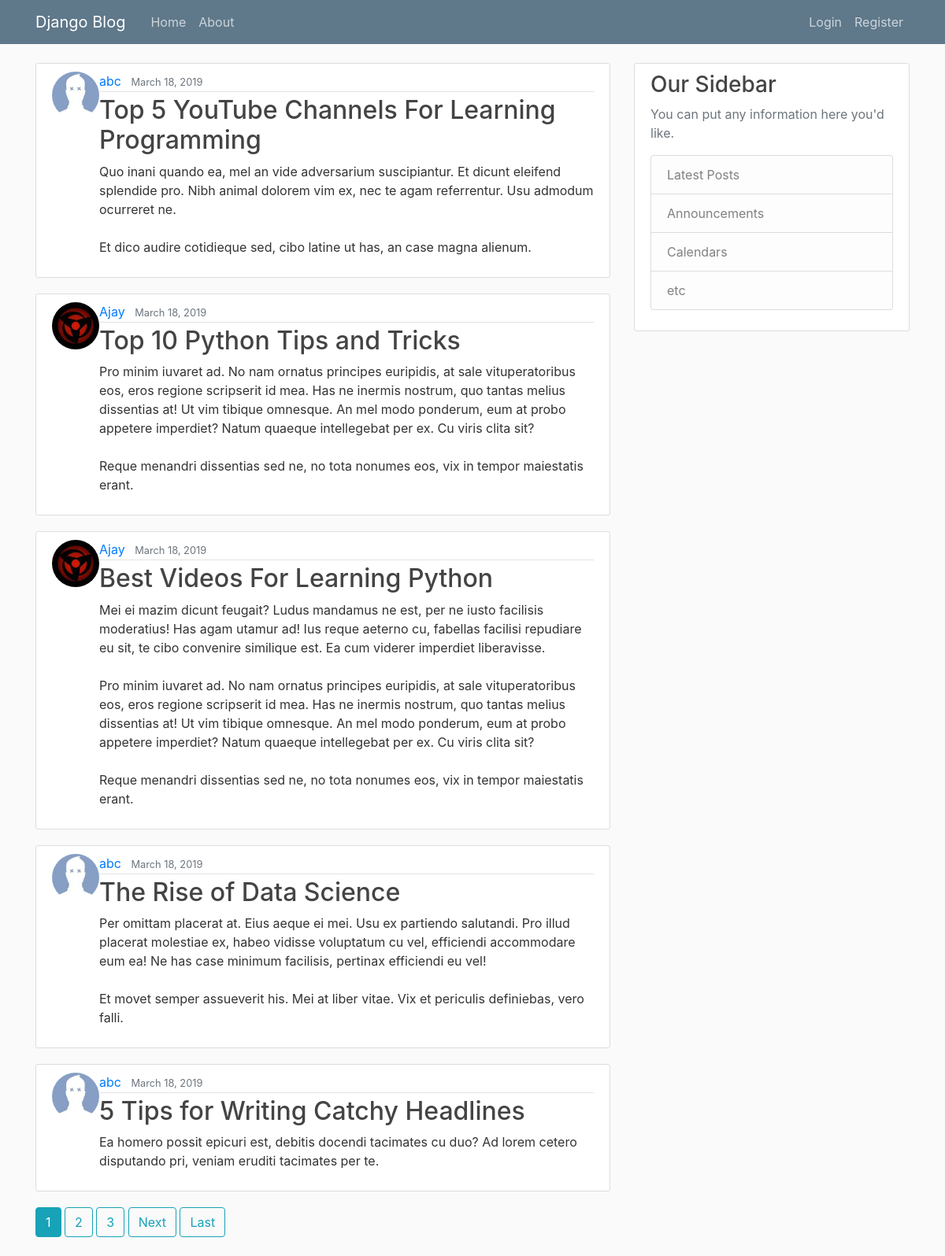
The page / on the database its author committed.
### blog/models.py (models this page shows, shortened)
class Posts(models.Model):
	title       = models.CharField(max_length=100)
	content     = models.TextField()
	author      = models.ForeignKey(User, on_delete=models.CASCADE)
	date_posted = models.DateTimeField(default=timezone.now)

### users/models.py (models this page shows, shortened)
class Profile(models.Model):
	user = models.OneToOneField(User, on_delete=models.CASCADE)
	image = models.ImageField(default='default.jpg', upload_to='profile_pics')

### blog/views.py (the view)
# urls.py: path('', PostListView.as_view(), name='blog-home'),
class PostListView(ListView):
	model = Posts
	template_name = 'blog/home.html'   # <app>/<model_name>_<view_type>.html
	context_object_name = 'posts'      # default : object_list
	ordering = ['-date_posted']
	paginate_by = 5

### blog/templates/blog/home.html (shortened to what this page needs)
{% extends 'blog/base.html' %}
{% block content %}
{% for post in posts %}
<article class="media content-section">
	<img class="rounded-circle article-image"
	     src="{{post.author.profile.image.url }}"
	     width="60" height="60">
  <div class="media-body">
    <div class="article-metadata">
      <a class="mr-2" href="{% url 'user-posts' post.author.username %}">
      {{ post.author }}</a>
      <small class="text-muted">{{ post.date_posted | date:"F d, Y" }}</small>
    </div>
    <h2><a class="article-title" href="{% url 'post-detail' post.id %}">{{ post.title }}</a></h2>
    <p class="article-content">{{ post.content }}</p>
  </div>
</article>
{% endfor %}
{% if is_paginated %}
      {% for num in page_obj.paginator.page_range %}
        {% if page_obj.number == num %}
          <a class="btn btn-info mb-4" href="?page={{ num }}">{{ num }}</a>
        {% elif num > page_obj.number|add:'-3' and num < page_obj.number|add:'3' %}
          <a class="btn btn-outline-info mb-4" href="?page={{ num }}">{{ num }}</a>
        {% endif %}
      {% endfor %}
      {% if page_obj.has_next %}
        <a class="btn btn-outline-info mb-4" href="?page={{ page_obj.next_page_number }}">Next</a>
        <a class="btn btn-outline-info mb-4" href="?page={{ page_obj.paginator.num_pages }}">Last</a>
      {% endif %}
    {% endif %}
{% endblock content %}

### blog/templates/blog/base.html (shortened to what this page needs)
{% load static %}
<!DOCTYPE html>
<html>
<head>
    <link rel="stylesheet" href="https://maxcdn.bootstrapcdn.com/bootstrap/4.0.0/css/bootstrap.min.css">
    <link rel="stylesheet" type="text/css" href="{% static 'blog/main.css' %}">
</head>
<body>
    <header class="site-header">
      <nav class="navbar navbar-expand-md navbar-dark bg-steel fixed-top">
        <div class="container">
          <a class="navbar-brand mr-4" href="{% url 'blog-home' %}">Django Blog</a>
          <div class="collapse navbar-collapse" id="navbarToggle">
            <div class="navbar-nav mr-auto">
              <a class="nav-item nav-link" href="{% url 'blog-home' %}">Home</a>
              <a class="nav-item nav-link" href="{% url 'blog-about' %}">About</a>
            </div>
            <div class="navbar-nav">
              {% if user.is_authenticated %}
                <a class="nav-item nav-link" href="{% url 'post-create' %}">New Post</a>
                <a class="nav-item nav-link" href="{% url 'profile' %}">Profile</a>
                <a class="nav-item nav-link" href="{% url 'logout' %}">Logout</a>
              {% else %}
                <a class="nav-item nav-link" href="{% url 'login' %}">Login</a>
                <a class="nav-item nav-link" href="{% url 'register' %}">Register</a>
              {% endif %}
            </div>
          </div>
        </div>
      </nav>
    </header>
    <main role="main" class="container">
      <div class="row">
        <div class="col-md-8">
          {% block content %}{% endblock %}
        </div>
        <div class="col-md-4">
          <div class="content-section">
            <h3>Our Sidebar</h3>
            <p class='text-muted'>You can put any information here you'd like.
              <ul class="list-group">
                <li class="list-group-item list-group-item-light">Latest Posts</li>
                <li class="list-group-item list-group-item-light">Announcements</li>
                <li class="list-group-item list-group-item-light">Calendars</li>
                <li class="list-group-item list-group-item-light">etc</li>
              </ul>
            </p>
          </div>
        </div>
      </div>
    </main>
</body>
</html>

### blog/static/blog/main.css (style rules this page uses)
body { background: #fafafa; color: #333333; margin-top: 5rem; }
h1, h2, h3, h4, h5, h6 { color: #444444; }
ul { margin: 0; }
.bg-steel { background-color: #5f788a; }
.site-header .navbar-nav .nav-link { color: #cbd5db; }
.content-section { background: #ffffff; padding: 10px 20px; border: 1px solid #dddddd; border-radius: 3px; margin-bottom: 20px; }
.article-title { color: #444444; }
.article-content { white-space: pre-line; }
.article-metadata { padding-bottom: 1px; margin-bottom: 4px; border-bottom: 1px solid #e3e3e3 }

### rows shown on the page
Posts: author.profile.image (placeholder picture), author "abc", date_posted "March 18, 2019", title "Top 5 YouTube Channels For Learning Programming", content "Quo inani quando ea, mel an vide adversarium suscipiantur. Et dicunt eleifend splendide pro. Nibh animal dolorem vim ex, nec te agam referrentur. Usu admodum ocurreret ne. Et dico audire cotidieque sed, cibo latine ut has, an case magna alienum."
Posts: author.profile.image (picture), author "Ajay", date_posted "March 18, 2019", title "Top 10 Python Tips and Tricks", content "Pro minim iuvaret ad. No nam ornatus principes euripidis, at sale vituperatoribus eos, eros regione scripserit id mea. Has ne inermis nostrum, quo tantas melius dissentias at! Ut vim tibique omnesque. An mel modo ponderum, eum at probo appetere imperdiet? Natum quaeque intellegebat per ex. Cu viris clita sit? Reque menandri dissentias sed ne, no tota nonumes eos, vix in tempor maiestatis erant."
Posts: author.profile.image (picture), author "Ajay", date_posted "March 18, 2019", title "Best Videos For Learning Python", content "Mei ei mazim dicunt feugait? Ludus mandamus ne est, per ne iusto facilisis moderatius! Has agam utamur ad! Ius reque aeterno cu, fabellas facilisi repudiare eu sit, te cibo convenire similique est. Ea cum viderer imperdiet liberavisse. Pro minim iuvaret ad. No nam ornatus principes euripidis, at sale vituperatoribus eos, eros regione scripserit id mea. Has ne inermis nostrum, quo tantas melius dissentias at! Ut vim tibique omnesque. An mel modo ponderum, eum at probo appetere imperdiet? Natum quaeque intellegebat per ex. Cu viris clita sit? Reque menandri dissentias sed ne, no tota nonumes eos, vix in tempor maiestatis erant."
Posts: author.profile.image (placeholder picture), author "abc", date_posted "March 18, 2019", title "The Rise of Data Science", content "Per omittam placerat at. Eius aeque ei mei. Usu ex partiendo salutandi. Pro illud placerat molestiae ex, habeo vidisse voluptatum cu vel, efficiendi accommodare eum ea! Ne has case minimum facilisis, pertinax efficiendi eu vel! Et movet semper assueverit his. Mei at liber vitae. Vix et periculis definiebas, vero falli."
Posts: author.profile.image (placeholder picture), author "abc", date_posted "March 18, 2019", title "5 Tips for Writing Catchy Headlines", content "Ea homero possit epicuri est, debitis docendi tacimates cu duo? Ad lorem cetero disputando pri, veniam eruditi tacimates per te."

### other values the page prints
{{ num }} "1"
{{ num }} "2" "3"
